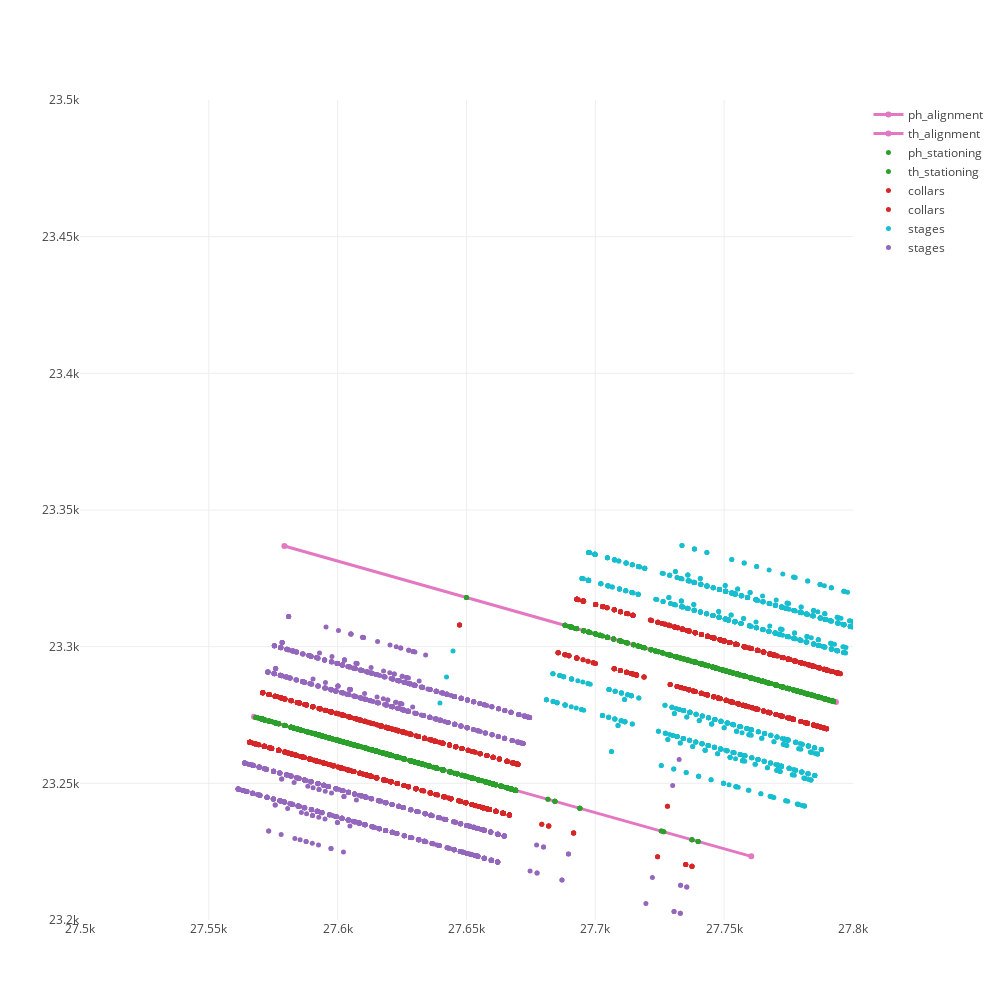

Notebook source saved alongside this figure:
### Code cell
# 2d check plot of alignment and offsets

ph_alignment_plot = go.Scatter(
    x=ph_alignment_df['Easting'].tolist(),
    y=ph_alignment_df['Northing'].tolist(),
    line=dict(width=3,
              color='#e377c2'),
    name ="ph_alignment"
)

th_alignment_plot = go.Scatter(
    x=th_alignment_df['Easting'].tolist(),
    y=th_alignment_df['Northing'].tolist(),
    line=dict(width=3,
              color='#e377c2'),
    name ="th_alignment"
)

# check_plot = go.Scatter(
#     x=[data_ph['x_stat'][818], data_ph['x_offset'][818]],
#     y=[data_ph['y_stat'][818], data_ph['y_offset'][818]],
#     line=dict(width=3,
#               color='rgb(0, 0, 0)'),
#     name ="check"
# )

ph_station_plot = go.Scatter(
    x=data_ph['x_stat'].tolist(),
    y=data_ph['y_stat'].tolist(),
    mode = "markers",
    hoverinfo = 'none',
    marker = dict(
        size = 5,
        color = '#2ca02c',
    ),
    name ="ph_stationing"
)

th_station_plot = go.Scatter(
    x=data_th['x_stat'].tolist(),
    y=data_th['y_stat'].tolist(),
    mode = "markers",
    hoverinfo = 'none',
    marker = dict(
        size = 5,
        color = '#2ca02c',
    ),
    name ="th_stationing"
)

ph_offset_plot = go.Scatter(
    x=data_ph['x_offset'].tolist(),
    y=data_ph['y_offset'].tolist(),
    mode = "markers",
    hoverinfo = 'none',
    marker = dict(
        size = 5,
        color = '#d62728',
    ),
    name ="collars"
)

th_offset_plot = go.Scatter(
    x=data_th['x_offset'].tolist(),
    y=data_th['y_offset'].tolist(),
    mode = "markers",
    hoverinfo = 'none',
    marker = dict(
        size = 5,
        color = '#d62728',
    ),
    name ="collars"
)

ph_stage_plot = go.Scatter(
    x=data_ph['x_stage_max'].tolist(),
    y=data_ph['y_stage_max'].tolist(),
    mode = "markers",
    hoverinfo = 'none',
    marker = dict(
        size = 5,
        color = '#17becf',
    ),
    name ="stages"    
)

th_stage_plot = go.Scatter(
    x=data_th['x_stage_max'].tolist(),
    y=data_th['y_stage_max'].tolist(),
    mode = "markers",
    hoverinfo = 'none',
    marker = dict(
        size = 5,
        color = '#9467bd',
    ),
    name ="stages"    
)

data = [ph_alignment_plot, th_alignment_plot, ph_station_plot, th_station_plot, 
        ph_offset_plot, th_offset_plot, ph_stage_plot, th_stage_plot]

layout = go.Layout(
    width=1000,
    height=1000,    
    xaxis=dict(
    range = [27500,27800]
    ),
    yaxis=dict(
        range = [23200,23500]
    ),
)


fig = go.Figure(data=data, layout=layout)
plotly.offline.iplot(fig, show_link=False)

### Figure 1 — Plotly figure (JSON) as saved in the notebook; plotly's stock layout.template omitted (floating-point values rounded to 4 significant figures; data arrays with more than 128 entries replaced by an {"elided": "..."} marker saying what was removed)
{"data": [{"line": {"color": "#e377c2", "width": 3}, "name": "ph_alignment", "type": "scatter", "x": [27790.0, 27580.0], "y": [23280.0, 23340.0]}, {"line": {"color": "#e377c2", "width": 3}, "name": "th_alignment", "type": "scatter", "x": [27760.0, 27570.0], "y": [23220.0, 23270.0]}, {"hoverinfo": "none", "marker": {"color": "#2ca02c", "size": 5}, "mode": "markers", "name": "ph_stationing", "type": "scatter", "x": {"elided": "1174 float values"}, "y": {"elided": "1174 float values"}}, {"hoverinfo": "none", "marker": {"color": "#2ca02c", "size": 5}, "mode": "markers", "name": "th_stationing", "type": "scatter", "x": {"elided": "1642 float values"}, "y": {"elided": "1642 float values"}}, {"hoverinfo": "none", "marker": {"color": "#d62728", "size": 5}, "mode": "markers", "name": "collars", "type": "scatter", "x": {"elided": "1174 float values"}, "y": {"elided": "1174 float values"}}, {"hoverinfo": "none", "marker": {"color": "#d62728", "size": 5}, "mode": "markers", "name": "collars", "type": "scatter", "x": {"elided": "1642 float values"}, "y": {"elided": "1642 float values"}}, {"hoverinfo": "none", "marker": {"color": "#17becf", "size": 5}, "mode": "markers", "name": "stages", "type": "scatter", "x": {"elided": "1174 float values"}, "y": {"elided": "1174 float values"}}, {"hoverinfo": "none", "marker": {"color": "#9467bd", "size": 5}, "mode": "markers", "name": "stages", "type": "scatter", "x": {"elided": "1642 float values"}, "y": {"elided": "1642 float values"}}], "layout": {"height": 1000, "width": 1000, "xaxis": {"range": [27500, 27800]}, "yaxis": {"range": [23200, 23500]}}}
